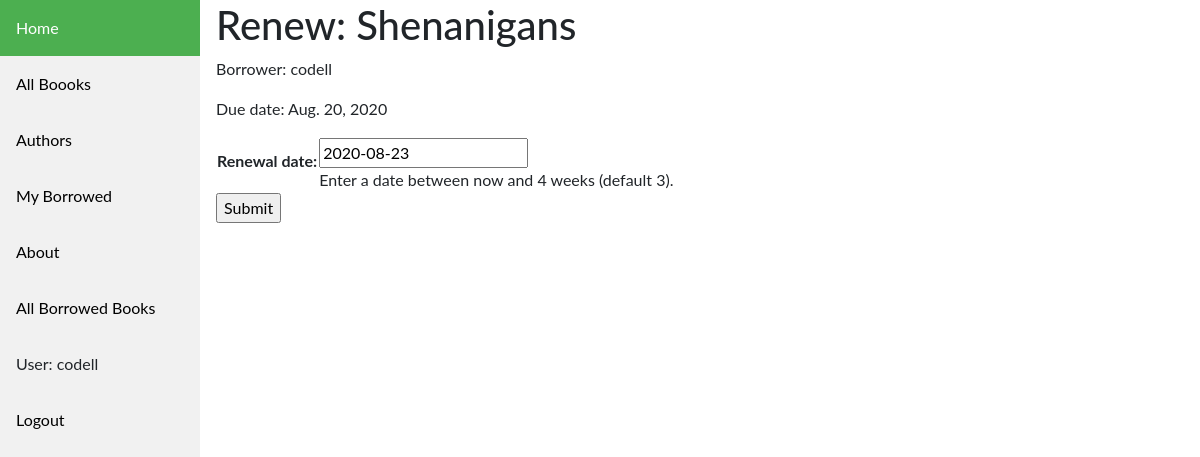
Screenshot of /catalog/book/7cc6fb68-e871-480f-84bf-7dd3f9c62e03/renew/ (signed in) with the database file from the repository.
### catalog/models.py (models this page shows, shortened)
class BookInstance(models.Model):
    id = models.UUIDField(primary_key=True, default=uuid.uuid4, help_text='Unique ID for this particular book across whole library')
    book = models.ForeignKey('Book', on_delete=models.SET_NULL, null=True)
    imprint = models.CharField(max_length=200)
    due_back = models.DateField(null=True, blank=True)
    borrower = models.ForeignKey(User, on_delete=models.SET_NULL, null=True, blank=True)
    LOAN_STATUS = (
        ('m', 'Maintenance'),
        ('o', 'On loan'),
        ('a', 'Available'),
        ('r', 'Reserved'),
    )
    status = models.CharField(
        max_length=1,
        choices=LOAN_STATUS,
        blank=True,
        default='m',
        help_text='Book availability',
    )
    class Meta:
        ordering = ['due_back']
        permissions = (("can_mark_returned", "Set book as returned"),)
    @property
    def is_overdue(self):
        if self.due_back and date.today() > self.due_back:
            return True
        return False

class Book(models.Model):
    title = models.CharField(max_length=200)
    author = models.ForeignKey('Author', on_delete=models.SET_NULL, null=True)
    summary = models.TextField(max_length=1000, help_text='Enter a brief description of the book')
    isbn = models.CharField('ISBN', max_length=13, help_text='13 Character <a href="https://www.isbn-international.org/content/what-isbn">ISBN number</a>')
    genre = models.ManyToManyField(Genre, help_text='Select a genre for this book')
    language = models.ForeignKey('Language', on_delete=models.SET_NULL, null=True)
    def display_genre(self):
        """Create a string for the Genre. This is required to display genre in Admin."""
        return ', '.join(genre.name for genre in self.genre.all()[:3])
    display_genre.short_description = 'Genre'

### catalog/views.py (the view)
# urls.py: path('book/<uuid:pk>/renew/', views.renew_book_librarian, name='renew-book-librarian'),
@permission_required('catalog.can_mark_returned')
def renew_book_librarian(request, pk):
    book_instance = get_object_or_404(BookInstance, pk=pk)
    if request.method == 'POST':
        form = RenewBookForm(request.POST)
        if form.is_valid():
            book_instance.due_back = form.cleaned_data['renewal_date']
            book_instance.save()
            return HttpResponseRedirect(reverse('all-borrowed') )
    else:
        proposed_renewal_date = datetime.date.today() + datetime.timedelta(weeks=3)
        form = RenewBookForm(initial={'renewal_date': proposed_renewal_date})
    context = {
        'form': form,
        'book_instance': book_instance,
    }
    return render(request, 'catalog/book_renew_librarian.html', context)

### catalog/forms.py (shortened to what this page needs)
class RenewBookForm(forms.Form):
    renewal_date = forms.DateField(help_text="Enter a date between now and 4 weeks (default 3).")

### catalog/templates/catalog/book_renew_librarian.html (shortened to what this page needs)
{% extends "catalog/base_generic.html" %}
{% block content %}
<h1>Renew: {{ book_instance.book.title }}</h1>
<p>Borrower: {{ book_instance.borrower }}</p>
<p{% if book_instance.is_overdue %} class="text-danger" {% endif %}>Due date: {{ book_instance.due_back }}</p>
    <form action="" method="post">
        <table>
            {{ form.as_table }}
        </table>
        <input type="submit" value="Submit">
    </form>
    {% endblock %}

### catalog/templates/catalog/base_generic.html (shortened to what this page needs)
<!DOCTYPE html>
<html lang="en">
<head>
  <link rel="stylesheet" href="https://stackpath.bootstrapcdn.com/bootstrap/4.1.3/css/bootstrap.min.css"
 />
  {% load static %}
  <link rel="stylesheet" href="{% static 'css/styles.css' %}" />
</head>
<body>
  <div class="sidebar">
    <a class="active" href="{% url 'index' %}">Home</a>
    <a href="{% url 'books' %}">All Boooks</a>
    <a href="{% url 'authors' %}">Authors</a>
    <a href="{% url 'my-borrowed' %}">My Borrowed</a>
    <a href="#about">About</a>
    {% if perms.catalog.can_mark_returned  %}
    <a href="{% url 'all-borrowed' %}">All Borrowed Books</a>
    {% endif %}
    {% if user.is_authenticated %}
    <a>User: {{ user.get_username }}</a>
    <a href="{% url 'logout'%}?next={{request.path}}">Logout</a>
    {% else %}
    <a href="{% url 'login'%}?next={{request.path}}">Login</a>
    {% endif %}
  </div>
  <div class="container-fluid">
    <div class="row">
      <div class="content">
        {% block content %}{% endblock %}
      </div>
    </div>
  </div>
</body>
</html>

### catalog/static/css/styles.css (style rules this page uses)
body { margin: 0; font-family: "Lato", sans-serif; }
.sidebar { margin: 0; padding: 0; width: 200px; background-color: #f1f1f1; position: fixed; height: 100%; overflow: auto; }
.sidebar a { display: block; color: black; padding: 16px; text-decoration: none; }
.sidebar a.active { background-color: #4caf50; color: white; }
div.content { margin-left: 200px; padding: 1px 16px; height: 1000px; }

### rows the page displays
BookInstance: book "Shenanigans", borrower "codell", due_back "Aug. 20, 2020"

### other values shown
{{ user.get_username }} "codell"
